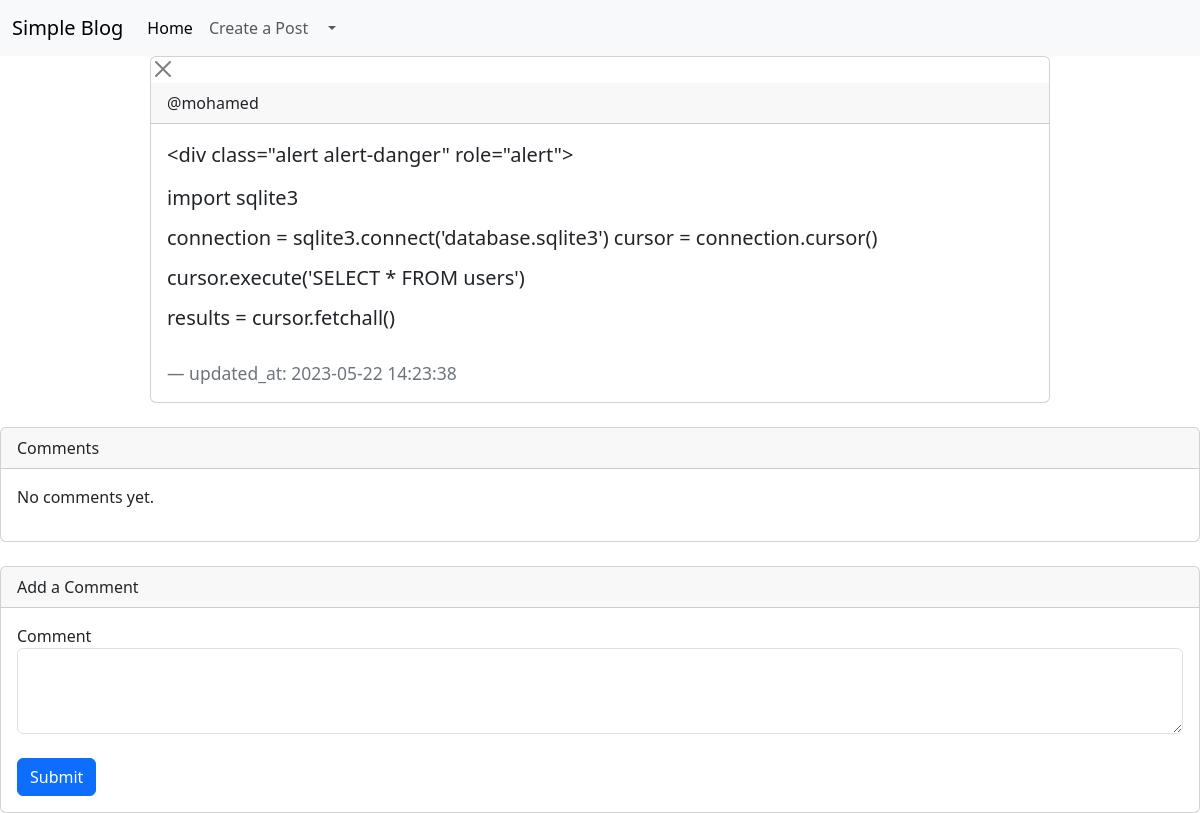
Page /post/3 on the earlier database version.
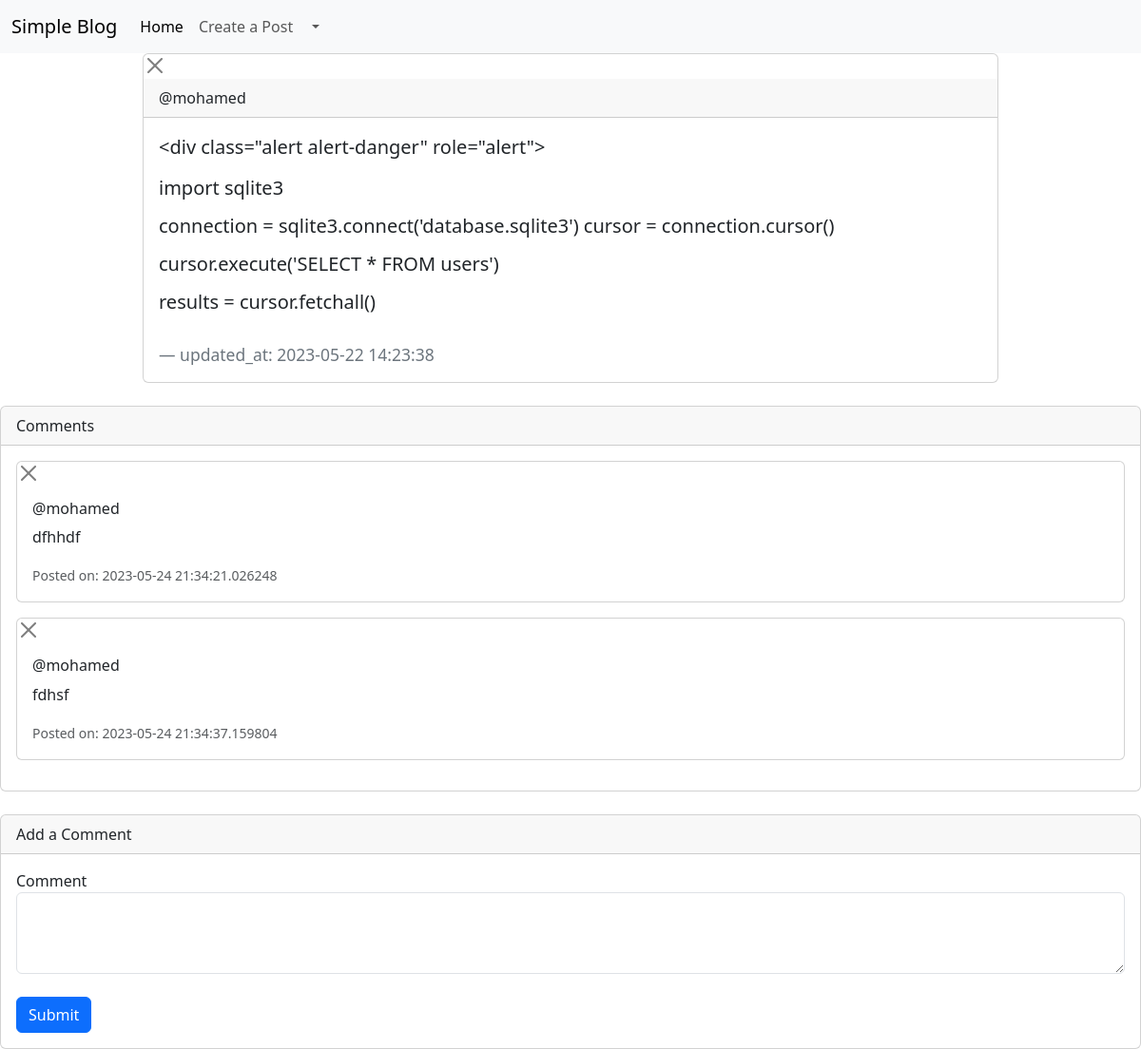
Same page on the later database version.
### tables this page shows
CREATE TABLE `user` (
  `id` INTEGER PRIMARY KEY AUTOINCREMENT,
  `name` varchar(100) DEFAULT NULL,
  `email` varchar(100) DEFAULT NULL,
  `password` varchar(20) DEFAULT NULL,
  `created_at` timestamp NOT NULL DEFAULT CURRENT_TIMESTAMP,
  `updated_at` datetime DEFAULT NULL
  
);

CREATE TABLE `post` (
  `id` INTEGER PRIMARY KEY AUTOINCREMENT,
  `title` varchar(200) DEFAULT NULL,
  `body` longtext,
  `created_at` timestamp NOT NULL DEFAULT CURRENT_TIMESTAMP,
  `updated_at` datetime DEFAULT NULL,
  `user_id` int DEFAULT NULL,
  `category_id` int DEFAULT NULL,

 FOREIGN KEY (`category_id`) REFERENCES `category` (`id`),
FOREIGN KEY (`user_id`) REFERENCES `user` (`id`)
);

CREATE TABLE `comment` (
  `id` INTEGER PRIMARY KEY AUTOINCREMENT,
  `body` text,
  `created_at` timestamp NOT NULL DEFAULT CURRENT_TIMESTAMP,
  `updated_at` datetime DEFAULT NULL,
  `user_id` int DEFAULT NULL,
  `post_id` int DEFAULT NULL,


FOREIGN KEY (`user_id`) REFERENCES `user` (`id`),
 FOREIGN KEY (`post_id`) REFERENCES `post` (`id`)
);

### app.py (the view)
@app.route('/post/<id>', methods=['GET'])
def get_post(id):
    post = utils.get_post(id) or {}
    post['body'] = markdown.markdown(post['body'])
    comments = utils.get_comments(id) or []
    return render_template('post.html', post=post, comments=comments)

### utils.py (called while the page is built)
def get_post(post_id):
    if app.IS_SQL_DATABASE:
        app.cursor.execute("SELECT * FROM post WHERE id = ?", (post_id,))
        row = app.cursor.fetchone()
        author = get_username(row[5])
        return {"_id": row[0],
                "title": row[1],
                "body": row[2],
                "created_at": row[4],
                "updated_at": row[3],
                "author": author[0]
                }
    else:
        return app.db.posts.find_one(ObjectId(id))

def get_comments(post_id):
    if app.IS_SQL_DATABASE:
        app.cursor.execute(
            "SELECT name , body , comment.created_at FROM comment "
            "LEFT JOIN user on user.id = user_id WHERE post_id = ?",
            (post_id,))
        return app.cursor.fetchall()
    else:
        return app.db.comments.find({"post_id": id})

def get_username(user_id):
    app.cursor.execute("SELECT name FROM user WHERE id = ?", (user_id,))
    return app.cursor.fetchone()

### templates/post.html (shortened to what this page needs)
{% extends "base.html" %}
{% block body %}
<div class="card" style="margin: auto;width: 75%;">
    <form>
      <button type="button" class="btn-close" aria-label="Close"></button>
  </form>
  <div class="card-header">
    @{{ post["author"] }}
  </div>
  <div class="card-body">
    <blockquote class="blockquote mb-0">
      <p>{{ post["title"] }}</p>
      <h5>{{ post["body"] | safe }}</h5>
      <br>
      {% if post["updated_at"] %}
      <p class="blockquote-footer">updated_at: {{ post["updated_at"] }}</p>
      {% endif %}
    </blockquote>
  </div>
</div>
<div class="card mt-4">
  <div class="card-header">
    Comments
  </div>
  <div class="card-body">
    {% if comments %}
      {% for comment in comments %}
        <div class="card mb-3">
                    <button type="button" class="btn-close" aria-label="Close"></button>
          <div class="card-body">
            <h6 class="card-title">@{{ comment[0] }}</h6>
            <p class="card-text">{{ comment[1] }}</p>
            <p class="card-text">
              <small class="text-muted">Posted on: {{ comment[2] }}</small>
            </p>
          </div>
        </div>
      {% endfor %}
    {% else %}
      <p>No comments yet.</p>
    {% endif %}
  </div>
</div>
<div class="card mt-4">
  <div class="card-header">
    Add a Comment
  </div>
  <div class="card-body">
    <form action="/post/{{ post["_id"] }}/comment" method="POST">
      <div class="form-group">
        <label for="content">Comment</label>
        <textarea class="form-control" id="content" name="content" rows="3" required></textarea>
      </div>
          <br>
    </form>
    <form>
      <button type="submit" class="btn btn-primary">Submit</button>
    </form>
  </div>
</div>
{% endblock %}

### templates/base.html (shortened to what this page needs)
<!doctype html>
<html lang="en" data-bs-theme="auto">
<head>
<link href="https://cdn.jsdelivr.net/npm/bootstrap@5.3.0-alpha3/dist/css/bootstrap.min.css" rel="stylesheet">
</head>
  <body>
  <nav class="navbar navbar-expand-lg bg-body-tertiary">
  <div class="container-fluid">
    <a class="navbar-brand" href="#">Simple Blog</a>
    <div class="collapse navbar-collapse" id="navbarNav">
      <ul class="navbar-nav ">
        <li class="nav-item">
          <a class="nav-link active" aria-current="page" href="/">Home</a>
        </li>
        <li class="nav-item">
          <a class="nav-link" href="/create">Create a Post</a>
        </li>
        <li class="nav-item dropdown">
          <a class="nav-link dropdown-toggle" href="#" role="button" data-bs-toggle="dropdown" aria-expanded="false">
          </a>
        </li>
      </ul>
    </div>
  </div>
</nav>
{% block body %}
{% endblock %}
  </body>
</html>

Differences in the rows shown:
added comment: name "mohamed", body "dfhhdf", created_at "2023-05-24 21:34:21.026248"
added comment: name "mohamed", body "fdhsf", created_at "2023-05-24 21:34:37.159804"
Other differences:
text no longer shown: "No comments yet."
